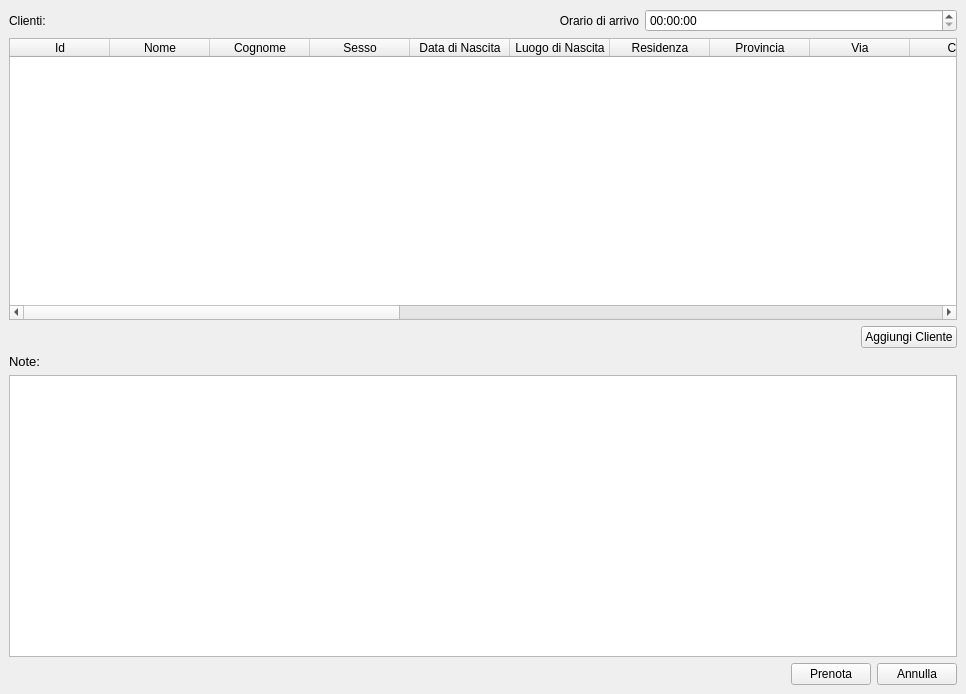
<?xml version="1.0" encoding="UTF-8"?>
<ui version="4.0">
 <class>MainWindow</class>
 <widget class="QMainWindow" name="MainWindow">
  <property name="geometry">
   <rect>
    <x>0</x>
    <y>0</y>
    <width>966</width>
    <height>694</height>
   </rect>
  </property>
  <property name="windowTitle">
   <string>MainWindow</string>
  </property>
  <property name="styleSheet">
   <string notr="true">font: 10pt &quot;Arial&quot;;</string>
  </property>
  <widget class="QWidget" name="centralwidget">
   <layout class="QGridLayout" name="gridLayout">
    <item row="0" column="0">
     <layout class="QVBoxLayout" name="verticalLayout">
      <property name="leftMargin">
       <number>0</number>
      </property>
      <item>
       <layout class="QHBoxLayout" name="horizontalLayout">
        <item>
         <widget class="QLabel" name="label_2">
          <property name="text">
           <string>Clienti:</string>
          </property>
         </widget>
        </item>
        <item>
         <widget class="QLabel" name="label">
          <property name="layoutDirection">
           <enum>Qt::LeftToRight</enum>
          </property>
          <property name="text">
           <string>Orario di arrivo</string>
          </property>
          <property name="alignment">
           <set>Qt::AlignRight|Qt::AlignTrailing|Qt::AlignVCenter</set>
          </property>
         </widget>
        </item>
        <item>
         <widget class="QTimeEdit" name="timeEdit_orario_arrivo"/>
        </item>
       </layout>
      </item>
      <item>
       <widget class="QTableWidget" name="tableWidget">
        <property name="selectionMode">
         <enum>QAbstractItemView::SingleSelection</enum>
        </property>
        <property name="selectionBehavior">
         <enum>QAbstractItemView::SelectRows</enum>
        </property>
        <property name="columnCount">
         <number>22</number>
        </property>
        <column>
         <property name="text">
          <string>Id</string>
         </property>
        </column>
        <column>
         <property name="text">
          <string>Nome</string>
         </property>
        </column>
        <column>
         <property name="text">
          <string>Cognome</string>
         </property>
        </column>
        <column>
         <property name="text">
          <string>Sesso</string>
         </property>
        </column>
        <column>
         <property name="text">
          <string>Data di Nascita</string>
         </property>
        </column>
        <column>
         <property name="text">
          <string>Luogo di Nascita</string>
         </property>
        </column>
        <column>
         <property name="text">
          <string>Residenza</string>
         </property>
        </column>
        <column>
         <property name="text">
          <string>Provincia</string>
         </property>
        </column>
        <column>
         <property name="text">
          <string>Via</string>
         </property>
        </column>
        <column>
         <property name="text">
          <string>CAP</string>
         </property>
        </column>
        <column>
         <property name="text">
          <string>CF</string>
         </property>
        </column>
        <column>
         <property name="text">
          <string>Nazione</string>
         </property>
        </column>
        <column>
         <property name="text">
          <string>Telefono</string>
         </property>
        </column>
        <column>
         <property name="text">
          <string>Cellulare</string>
         </property>
        </column>
        <column>
         <property name="text">
          <string>Email</string>
         </property>
        </column>
        <column>
         <property name="text">
          <string>Documento</string>
         </property>
        </column>
        <column>
         <property name="text">
          <string>Numero Documento</string>
         </property>
        </column>
        <column>
         <property name="text">
          <string>Ente rilascio</string>
         </property>
        </column>
        <column>
         <property name="text">
          <string>Data rilascio</string>
         </property>
        </column>
        <column>
         <property name="text">
          <string>Data scadenza</string>
         </property>
        </column>
        <column>
         <property name="text">
          <string>Modalità di pagamento</string>
         </property>
        </column>
        <column>
         <property name="text">
          <string>info_check_in</string>
         </property>
        </column>
       </widget>
      </item>
      <item>
       <layout class="QVBoxLayout" name="verticalLayout_2"/>
      </item>
      <item>
       <layout class="QHBoxLayout" name="horizontalLayout_6">
        <item>
         <spacer name="horizontalSpacer_2">
          <property name="orientation">
           <enum>Qt::Horizontal</enum>
          </property>
          <property name="sizeHint" stdset="0">
           <size>
            <width>40</width>
            <height>20</height>
           </size>
          </property>
         </spacer>
        </item>
        <item>
         <widget class="QPushButton" name="pb_aggiungi_cliente">
          <property name="minimumSize">
           <size>
            <width>20</width>
            <height>0</height>
           </size>
          </property>
          <property name="text">
           <string>Aggiungi Cliente</string>
          </property>
         </widget>
        </item>
       </layout>
      </item>
      <item>
       <widget class="QLabel" name="label_note">
        <property name="font">
         <font>
          <family>Arial</family>
          <pointsize>10</pointsize>
          <weight>50</weight>
          <italic>false</italic>
          <bold>false</bold>
         </font>
        </property>
        <property name="text">
         <string>Note:</string>
        </property>
       </widget>
      </item>
      <item>
       <widget class="QTextBrowser" name="textBrowser_info_chec_in">
        <property name="readOnly">
         <bool>false</bool>
        </property>
       </widget>
      </item>
      <item>
       <layout class="QHBoxLayout" name="horizontalLayout_2">
        <item>
         <spacer name="horizontalSpacer">
          <property name="orientation">
           <enum>Qt::Horizontal</enum>
          </property>
          <property name="sizeHint" stdset="0">
           <size>
            <width>40</width>
            <height>20</height>
           </size>
          </property>
         </spacer>
        </item>
        <item>
         <widget class="QPushButton" name="pB_prenota">
          <property name="text">
           <string>Prenota</string>
          </property>
         </widget>
        </item>
        <item>
         <widget class="QPushButton" name="pB_annulla">
          <property name="text">
           <string>Annulla</string>
          </property>
         </widget>
        </item>
       </layout>
      </item>
     </layout>
    </item>
   </layout>
  </widget>
 </widget>
 <resources/>
 <connections/>
</ui>
